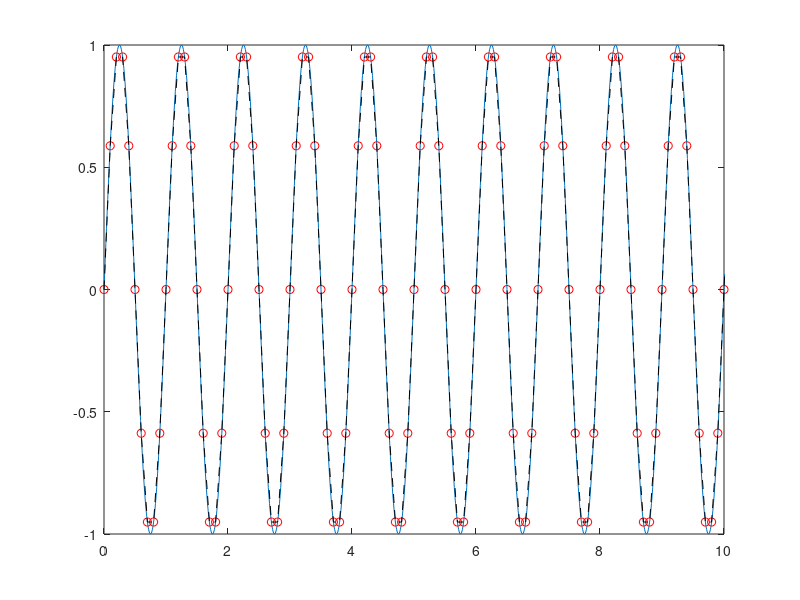

Source code (MATLAB): (Note: this script raises an error after producing the figure.)
%% Signal Generation and Resampling: verified sampling settings
% Source: https://matlabacademy.mathworks.com/details/signal-generation-and-resampling/otmlsgr
% Lesson: Signal Sampling > View Sample Points (3/3), samppts.mlx.
% Three GUI tasks received "Correct!" for (f,fs) = (1,10), (1,1.5), (2,3).
% Ungraded follow-up (3,4) finished in Academy with two outputs.
% The final Live Script source was revealed with f=3 and fs=4.
%
% Adaptation: this saved script loops over the four tested pairs and opens
% separate waveform/spectrum figures so successive plots cannot overwrite
% one another. This arrangement was not separately executed as a .m file
% during Academy verification and earns no additional exercise count.

testedPairs = [1 10; 1 1.5; 2 3; 3 4];
labels = ["Task 1", "Task 2", "Task 3", "Ungraded follow-up"];
for k = 1:size(testedPairs,1)
    f = testedPairs(k,1);
    fs = testedPairs(k,2);

    % Course waveform computation, with an independent figure added.
    tfixed = 0:1/100:100;
    yfixed = sin(2*pi*f*tfixed);
    figure('Name',char(labels(k)+" - sampled waveform"));
    plot(tfixed,yfixed);
    tmoving = 0:1/fs:100;
    ymoving = sin(2*pi*f*tmoving);
    hold on;
    movingStems = plot(tmoving,ymoving,"ro");
    movingLine = plot(tmoving,ymoving,"k--");
    hold off;
    xlim([0 10]);
    t = title("fs = "+fs+" Hz");

    % Course spectrum command, with a separate figure added.
    figure('Name',char(labels(k)+" - spectrum"));
    pspectrum(ymoving,fs);
end
